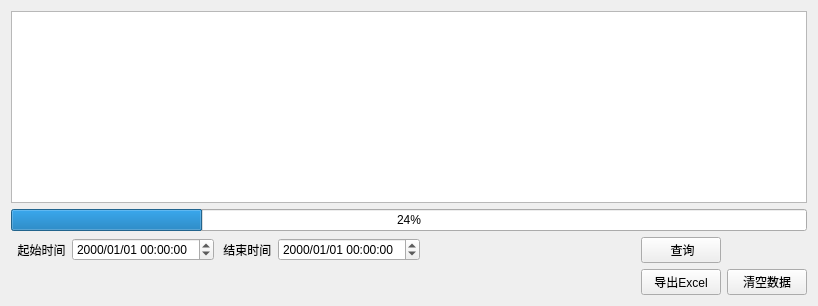
          <widget class="QWidget" name="tab">
           <attribute name="title">
            <string>工艺数据查询</string>
           </attribute>
           <layout class="QGridLayout" name="gridLayout_32">
            <item row="0" column="0" colspan="7">
             <widget class="QTableView" name="tbvCraft"/>
            </item>
            <item row="1" column="0" colspan="7">
             <widget class="QProgressBar" name="prgExportCraft">
              <property name="value">
               <number>24</number>
              </property>
             </widget>
            </item>
            <item row="2" column="0">
             <widget class="QLabel" name="label_98">
              <property name="text">
               <string>  起始时间</string>
              </property>
             </widget>
            </item>
            <item row="2" column="1">
             <widget class="QDateTimeEdit" name="dteCraftStart">
              <property name="sizePolicy">
               <sizepolicy hsizetype="Preferred" vsizetype="Fixed">
                <horstretch>0</horstretch>
                <verstretch>0</verstretch>
               </sizepolicy>
              </property>
              <property name="minimumSize">
               <size>
                <width>142</width>
                <height>20</height>
               </size>
              </property>
              <property name="displayFormat">
               <string>yyyy/MM/dd HH:mm:ss</string>
              </property>
             </widget>
            </item>
            <item row="2" column="2">
             <widget class="QLabel" name="label_99">
              <property name="text">
               <string> 结束时间</string>
              </property>
             </widget>
            </item>
            <item row="2" column="3">
             <widget class="QDateTimeEdit" name="dteCraftEnd">
              <property name="sizePolicy">
               <sizepolicy hsizetype="Preferred" vsizetype="Fixed">
                <horstretch>0</horstretch>
                <verstretch>0</verstretch>
               </sizepolicy>
              </property>
              <property name="minimumSize">
               <size>
                <width>142</width>
                <height>20</height>
               </size>
              </property>
              <property name="displayFormat">
               <string>yyyy/MM/dd HH:mm:ss</string>
              </property>
             </widget>
            </item>
            <item row="2" column="4">
             <spacer name="horizontalSpacer_52">
              <property name="orientation">
               <enum>Qt::Horizontal</enum>
              </property>
              <property name="sizeHint" stdset="0">
               <size>
                <width>202</width>
                <height>20</height>
               </size>
              </property>
             </spacer>
            </item>
            <item row="2" column="5">
             <widget class="QPushButton" name="btCraftQuerry">
              <property name="text">
               <string> 查询</string>
              </property>
             </widget>
            </item>
            <item row="3" column="0" colspan="5">
             <spacer name="horizontalSpacer_53">
              <property name="orientation">
               <enum>Qt::Horizontal</enum>
              </property>
              <property name="sizeHint" stdset="0">
               <size>
                <width>624</width>
                <height>20</height>
               </size>
              </property>
             </spacer>
            </item>
            <item row="3" column="5">
             <widget class="QPushButton" name="btCraftExport">
              <property name="text">
               <string>导出Excel</string>
              </property>
             </widget>
            </item>
            <item row="3" column="6">
             <widget class="QPushButton" name="btClearCraft">
              <property name="text">
               <string>清空数据</string>
              </property>
             </widget>
            </item>
           </layout>
          </widget>
